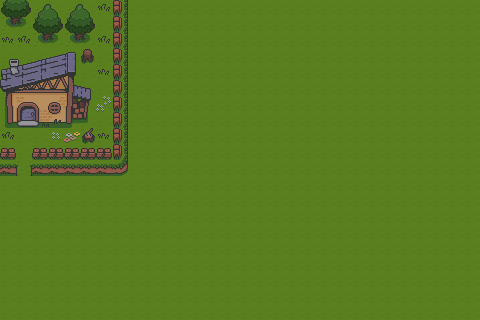

The image is a tile-based game level rendered from a .tmx file. Its description and complete source (layers, tilesets, objects, tile grids) follow:
An orthogonal 30x20 tile map with 16x16 px tiles, 2 tile layers (图块层 1, 图块层 2), 2 tilesets.

<map version="1.10" tiledversion="1.11.2" orientation="orthogonal" renderorder="right-down" width="30" height="20" tilewidth="16" tileheight="16" infinite="0" nextlayerid="3" nextobjectid="1">
 <tileset firstgid="1" name="Overworld_Tileset" tilewidth="16" tileheight="16" tilecount="234" columns="18">
  <image source="../assets/Overworld_Tileset.png" width="288" height="208" />
 </tileset>
 <tileset firstgid="235" name="water_tile_anim_strip_8" tilewidth="16" tileheight="16" tilecount="8" columns="8">
  <image source="../assets/Tiles_(animated)/Overworld/water_tile_anim_strip_8.png" width="128" height="16" />
 </tileset>
 <layer id="1" name="图块层 1" width="30" height="20">
  <data encoding="csv">
25,25,25,25,25,25,25,22,25,25,25,25,25,25,25,25,25,25,25,25,25,25,25,25,25,25,25,25,25,25,
25,25,25,25,25,25,25,22,25,25,25,25,25,25,25,25,25,25,25,25,25,25,25,25,25,25,25,25,25,25,
25,25,25,25,25,25,25,22,25,25,25,25,25,25,25,25,25,25,25,25,25,25,25,25,25,25,25,25,25,25,
25,25,25,25,25,25,25,22,25,25,25,25,25,25,25,25,25,25,25,25,25,25,25,25,25,25,25,25,25,25,
25,25,25,25,25,25,25,22,25,25,25,25,25,25,25,25,25,25,25,25,25,25,25,25,25,25,25,25,25,25,
25,25,25,25,25,25,25,22,25,25,25,25,25,25,25,25,25,25,25,25,25,25,25,25,25,25,25,25,25,25,
25,25,25,25,25,25,25,22,25,25,25,25,25,25,25,25,25,25,25,25,25,25,25,25,25,25,25,25,25,25,
25,25,25,25,25,25,25,22,25,25,25,25,25,25,25,25,25,25,25,25,25,25,25,25,25,25,25,25,25,25,
25,25,25,25,25,25,25,22,25,25,25,25,25,25,25,25,25,25,25,25,25,25,25,25,25,25,25,25,25,25,
25,25,25,25,25,25,25,22,25,25,25,25,25,25,25,25,25,25,25,25,25,25,25,25,25,25,25,25,25,25,
38,39,38,38,38,38,38,25,25,25,25,25,25,25,25,25,25,25,25,25,25,25,25,25,25,25,25,25,25,25,
25,25,25,25,25,25,25,25,25,25,25,25,25,25,25,25,25,25,25,25,25,25,25,25,25,25,25,25,25,25,
25,25,25,25,25,25,25,25,25,25,25,25,25,25,25,25,25,25,25,25,25,25,25,25,25,25,25,25,25,25,
25,25,25,25,25,25,25,25,25,25,25,25,25,25,25,25,25,25,25,25,25,25,25,25,25,25,25,25,25,25,
25,25,25,25,25,25,25,25,25,25,25,25,25,25,25,25,25,25,25,25,25,25,25,25,25,25,25,25,25,25,
25,25,25,25,25,25,25,25,25,25,25,25,25,25,25,25,25,25,25,25,25,25,25,25,25,25,25,25,25,25,
25,25,25,25,25,25,25,25,25,25,25,25,25,25,25,25,25,25,25,25,25,25,25,25,25,25,25,25,25,25,
25,25,25,25,25,25,25,25,25,25,25,25,25,25,25,25,25,25,25,25,25,25,25,25,25,25,25,25,25,25,
25,25,25,25,25,25,25,25,25,25,25,25,25,25,25,25,25,25,25,25,25,25,25,25,25,25,25,25,25,25,
25,25,25,25,25,25,25,25,25,25,25,25,25,25,25,25,25,25,25,25,25,25,25,25,25,25,25,25,25,25
</data>
 </layer>
 <layer id="2" name="图块层 2" width="30" height="20">
  <data encoding="csv">
184,185,166,167,166,167,58,98,0,0,0,0,0,0,0,0,0,0,0,0,0,0,0,0,0,0,0,0,0,0,
202,203,184,185,184,185,0,98,0,0,0,0,0,0,0,0,0,0,0,0,0,0,0,0,0,0,0,0,0,0,
57,58,202,203,202,203,58,98,0,0,0,0,0,0,0,0,0,0,0,0,0,0,0,0,0,0,0,0,0,0,
13,14,15,16,17,76,0,98,0,0,0,0,0,0,0,0,0,0,0,0,0,0,0,0,0,0,0,0,0,0,
31,32,33,34,35,36,57,98,0,0,0,0,0,0,0,0,0,0,0,0,0,0,0,0,0,0,0,0,0,0,
49,50,51,52,53,54,0,98,0,0,0,0,0,0,0,0,0,0,0,0,0,0,0,0,0,0,0,0,0,0,
67,68,69,70,71,72,73,98,0,0,0,0,0,0,0,0,0,0,0,0,0,0,0,0,0,0,0,0,0,0,
85,86,87,88,89,90,0,98,0,0,0,0,0,0,0,0,0,0,0,0,0,0,0,0,0,0,0,0,0,0,
58,0,0,91,74,77,57,98,0,0,0,0,0,0,0,0,0,0,0,0,0,0,0,0,0,0,0,0,0,0,
97,0,97,97,97,97,97,98,0,0,0,0,0,0,0,0,0,0,0,0,0,0,0,0,0,0,0,0,0,0,
0,0,0,0,0,0,0,40,0,0,0,0,0,0,0,0,0,0,0,0,0,0,0,0,0,0,0,0,0,0,
0,0,0,0,0,0,0,0,0,0,0,0,0,0,0,0,0,0,0,0,0,0,0,0,0,0,0,0,0,0,
0,0,0,0,0,0,0,0,0,0,0,0,0,0,0,0,0,0,0,0,0,0,0,0,0,0,0,0,0,0,
0,0,0,0,0,0,0,0,0,0,0,0,0,0,0,0,0,0,0,0,0,0,0,0,0,0,0,0,0,0,
0,0,0,0,0,0,0,0,0,0,0,0,0,0,0,0,0,0,0,0,0,0,0,0,0,0,0,0,0,0,
0,0,0,0,0,0,0,0,0,0,0,0,0,0,0,0,0,0,0,0,0,0,0,0,0,0,0,0,0,0,
0,0,0,0,0,0,0,0,0,0,0,0,0,0,0,0,0,0,0,0,0,0,0,0,0,0,0,0,0,0,
0,0,0,0,0,0,0,0,0,0,0,0,0,0,0,0,0,0,0,0,0,0,0,0,0,0,0,0,0,0,
0,0,0,0,0,0,0,0,0,0,0,0,0,0,0,0,0,0,0,0,0,0,0,0,0,0,0,0,0,0,
0,0,0,0,0,0,0,0,0,0,0,0,0,0,0,0,0,0,0,0,0,0,0,0,0,0,0,0,0,0
</data>
 </layer>
</map>
